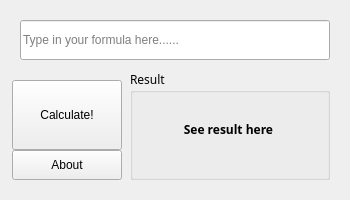
<?xml version="1.0" encoding="UTF-8"?>
<ui version="4.0">
 <class>App</class>
 <widget class="QWidget" name="App">
  <property name="geometry">
   <rect>
    <x>0</x>
    <y>0</y>
    <width>350</width>
    <height>200</height>
   </rect>
  </property>
  <property name="windowTitle">
   <string>SplashMol</string>
  </property>
  <property name="windowIcon">
   <iconset resource="res.qrc">
    <normaloff>:/assets/assets/SplashMol.png</normaloff>:/assets/assets/SplashMol.png</iconset>
  </property>
  <property name="toolTip">
   <string>&lt;html&gt;&lt;head/&gt;&lt;body&gt;&lt;p&gt;&lt;br/&gt;&lt;/p&gt;&lt;/body&gt;&lt;/html&gt;</string>
  </property>
  <widget class="QLineEdit" name="lineEdit">
   <property name="geometry">
    <rect>
     <x>20</x>
     <y>20</y>
     <width>310</width>
     <height>40</height>
    </rect>
   </property>
   <property name="placeholderText">
    <string>Type in your formula here......</string>
   </property>
  </widget>
  <widget class="QPushButton" name="calcButton">
   <property name="geometry">
    <rect>
     <x>12</x>
     <y>80</y>
     <width>110</width>
     <height>70</height>
    </rect>
   </property>
   <property name="text">
    <string>Calculate!</string>
   </property>
   <property name="autoRepeat">
    <bool>true</bool>
   </property>
   <property name="autoDefault">
    <bool>false</bool>
   </property>
   <property name="default">
    <bool>false</bool>
   </property>
   <property name="flat">
    <bool>false</bool>
   </property>
  </widget>
  <widget class="QPushButton" name="aboutButton">
   <property name="geometry">
    <rect>
     <x>12</x>
     <y>150</y>
     <width>110</width>
     <height>30</height>
    </rect>
   </property>
   <property name="text">
    <string>About</string>
   </property>
   <property name="autoRepeat">
    <bool>true</bool>
   </property>
   <property name="autoDefault">
    <bool>false</bool>
   </property>
   <property name="default">
    <bool>false</bool>
   </property>
   <property name="flat">
    <bool>false</bool>
   </property>
  </widget>
  <widget class="QGroupBox" name="groupBox">
   <property name="geometry">
    <rect>
     <x>130</x>
     <y>70</y>
     <width>200</width>
     <height>110</height>
    </rect>
   </property>
   <property name="font">
    <font>
     <family>.SF NS Text</family>
    </font>
   </property>
   <property name="title">
    <string>Result</string>
   </property>
   <widget class="QLabel" name="resultLabel">
    <property name="geometry">
     <rect>
      <x>10</x>
      <y>20</y>
      <width>180</width>
      <height>80</height>
     </rect>
    </property>
    <property name="locale">
     <locale language="English" country="UnitedStates"/>
    </property>
    <property name="text">
     <string>&lt;b&gt; See result here &lt;/b&gt;</string>
    </property>
    <property name="textFormat">
     <enum>Qt::AutoText</enum>
    </property>
    <property name="alignment">
     <set>Qt::AlignCenter</set>
    </property>
    <property name="wordWrap">
     <bool>false</bool>
    </property>
   </widget>
  </widget>
 </widget>
 <resources>
  <include location="res.qrc"/>
 </resources>
 <connections/>
</ui>
